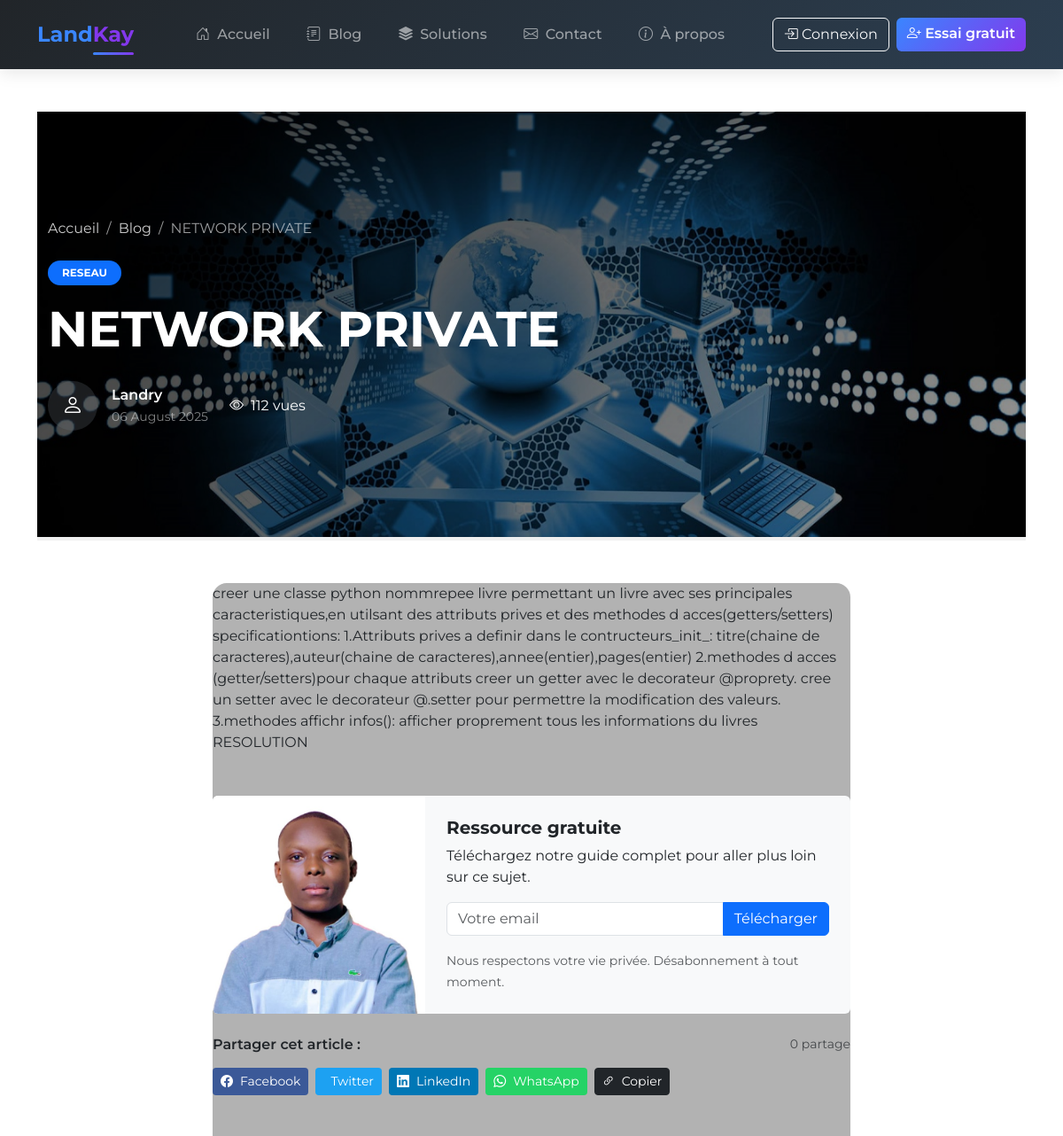
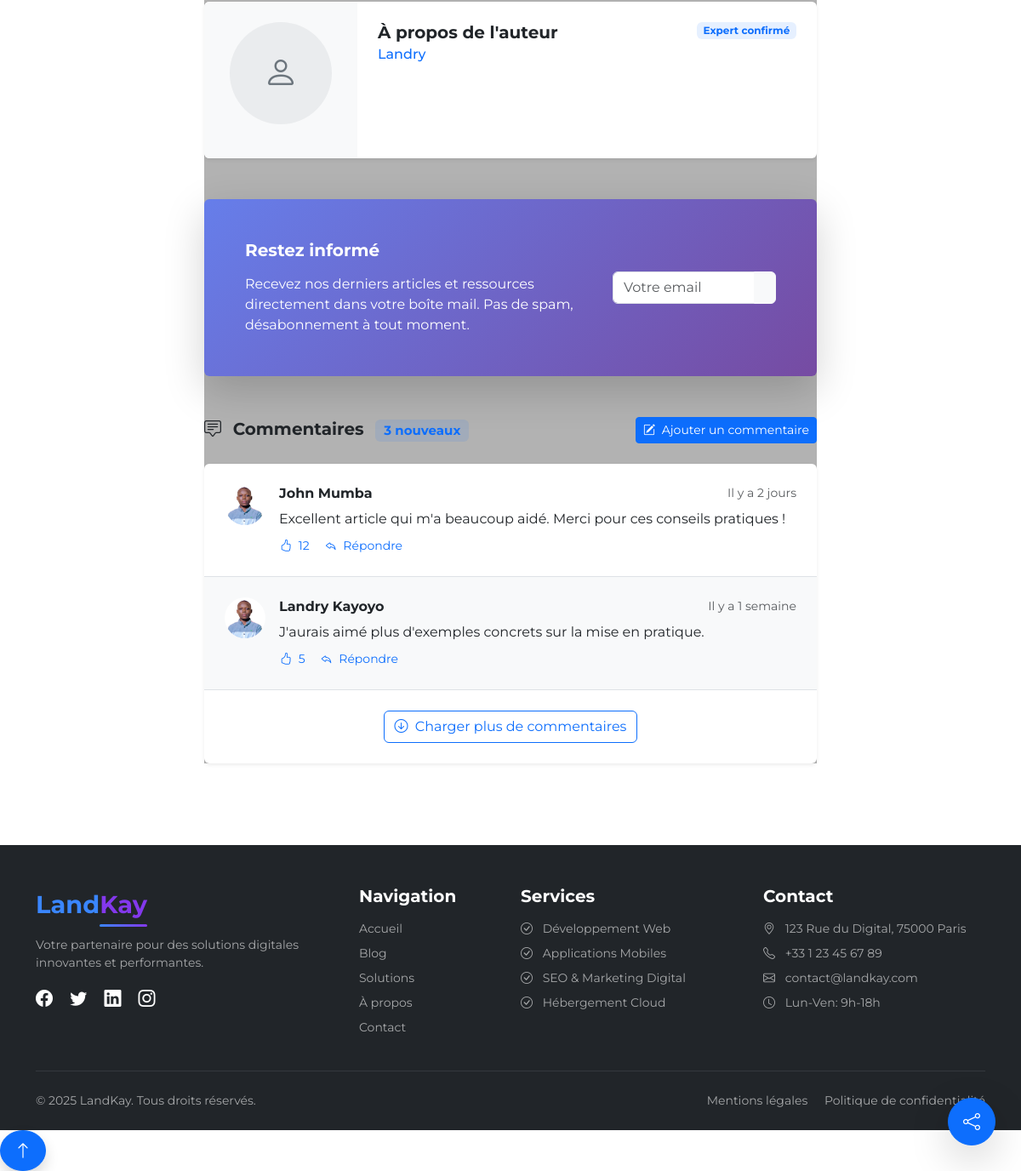
Page /article/13/network-private/ on the committed database (2 pictures, top to bottom).
### pages/models.py (models this page shows, shortened)
class Article(models.Model):
    titre = models.CharField(max_length=200)
    slug = models.SlugField(max_length=200, unique=True, blank=True)
    categorie = models.ForeignKey(Categorie, on_delete=models.SET_NULL, null=True, blank=True)
    image = models.ImageField(upload_to='articles/', blank=True, null=True)
    auteur = models.CharField(max_length=100)  # ✅ Champ manuel
    contenu = models.TextField()
    nombre_vues= models.PositiveSmallIntegerField(default=0)
    date_pub = models.DateTimeField(auto_now_add=True)
    def save(self, *args, **kwargs):
        if not self.slug:
            self.slug = slugify(self.titre)
        super().save(*args, **kwargs)

class Categorie(models.Model):
    nom = models.CharField(max_length=100, unique=True)

### pages/views.py (the view)
# urls.py: path('article/<int:id>/<slug:slug>/', views.article_detail, name='article_detail'),
def article_detail(request, id, slug):
    article = get_object_or_404(Article, id=id, slug=slug)
    article.nombre_vues +=1
    article.save()
    return render(request, 'pages/article_detail.html', {'article': article})

### pages/templates/pages/article_detail.html (shortened to what this page needs)
{% extends 'pages/base.html' %}
{% load static %}
{% block content %}
<div class="article-detail">
  <section class="article-hero bg-dark text-white position-relative overflow-hidden">
    {% if article.image %}
    <div class="parallax-bg position-absolute w-100 h-100"
         style="background-image: url('{{ article.image.url }}');"></div>
    <div class="parallax-overlay position-absolute w-100 h-100"></div>
    {% endif %}
    <div class="container position-relative py-5" style="z-index: 2;">
      <div class="row min-vh-40 align-items-center">
        <div class="col-lg-8">
          <nav aria-label="breadcrumb">
            <ol class="breadcrumb breadcrumb-light">
              <li class="breadcrumb-item"><a href="{% url 'home' %}">Accueil</a></li>
              <li class="breadcrumb-item"><a href="{% url 'blog' %}">Blog</a></li>
              <li class="breadcrumb-item active" aria-current="page">{{ article.titre|truncatechars:25 }}</li>
            </ol>
          </nav>
          <div class="article-header-content mt-4">
            {% if article.categorie %}
            <span class="badge bg-primary rounded-pill px-3 py-2 mb-3 d-inline-block">
              {{ article.categorie.nom }}
            </span>
            {% endif %}
            <h1 class="display-4 fw-bold mb-4">{{ article.titre }}</h1>
            <div class="article-meta d-flex flex-wrap align-items-center gap-4">
              <div class="d-flex align-items-center">
                {% if article.auteur.profile.image %}
                <img src="{{ article.auteur.profile.image.url }}"
                     alt="{{ article.auteur.username }}"
                     class="rounded-circle me-3"
                     width="56"
                     height="56">
                {% else %}
                <div class="rounded-circle bg-secondary bg-opacity-25 d-flex align-items-center justify-content-center me-3"
                     style="width: 56px; height: 56px;">
                  <i class="bi bi-person text-white fs-4"></i>
                </div>
                {% endif %}
                <div>
                  <span class="d-block fw-semibold">{{ article.auteur }}</span>
                  <small class="text-white-50">{{ article.date_pub|date:"d F Y" }}</small>
                </div>
              </div>
                <div class="d-flex align-items-center gap-2">
                  <i class="bi bi-eye"></i>
                  <span>{{ article.nombre_vues }} vue{{ article.nombre_vues|pluralize }}</span>
                </div>
              </div>
            </div>
          </div>
        </div>
      </div>
    </div>
  <div class="reading-progress-container">
  </div>
  <div class="container py-5">
    <div class="row justify-content-center">
      <main class="col-lg-8">
        <article class="article-content">
          <div class="article-body position-relative">
            {{ article.contenu|safe }}
            <div class="content-upgrade card border-0 bg-light mt-5 mb-4 overflow-hidden">
              <div class="row g-0">
                <div class="col-md-4 d-none d-md-block">
                  <img src="{% static 'images/profil.jpg' %}"
                       alt="Bonus offert"
                       class="img-fluid h-100 object-fit-cover">
                </div>
                <div class="col-md-8">
                  <div class="card-body p-4">
                    <h5 class="card-title fw-bold">Ressource gratuite</h5>
                    <p class="card-text">Téléchargez notre guide complet pour aller plus loin sur ce sujet.</p>
                    <form class="mt-3">
                      <div class="input-group mb-3">
                        <input type="email" class="form-control" placeholder="Votre email" required>
                        <button class="btn btn-primary" type="submit">Télécharger</button>
                      </div>
                      <small class="text-muted">Nous respectons votre vie privée. Désabonnement à tout moment.</small>
                    </form>
                  </div>
                </div>
              </div>
            </div>
          </div>
          <div class="article-share mb-5">
            <div class="d-flex justify-content-between align-items-center flex-wrap gap-3 mb-3">
              <h6 class="fw-semibold mb-0">Partager cet article :</h6>
              <small class="text-muted share-count">
                <span id="shareCount">0</span> partage{{ article.partages|pluralize }}
              </small>
            </div>
            <div class="d-flex flex-wrap gap-2 share-buttons">
              <a href="https://www.facebook.com/sharer/sharer.php?u={{ request.build_absolute_uri }}"
                 class="btn btn-sm btn-facebook d-flex align-items-center share-btn"
                 data-platform="facebook"
                 target="_blank">
                <i class="bi bi-facebook me-2"></i> Facebook
              </a>
              <a href="https://twitter.com/intent/tweet?url={{ request.build_absolute_uri }}&text={{ article.titre }}"
                 class="btn btn-sm btn-twitter d-flex align-items-center share-btn"
                 data-platform="twitter"
                 target="_blank">
                 Twitter
              </a>
              <a href="https://www.linkedin.com/shareArticle?mini=true&url={{ request.build_absolute_uri }}&title={{ article.titre }}"
                 class="btn btn-sm btn-linkedin d-flex align-items-center share-btn"
                 data-platform="linkedin"
                 target="_blank">
                <i class="bi bi-linkedin me-2"></i> LinkedIn
              </a>
              <a href="https://api.whatsapp.com/send?text={{ article.titre }}%20{{ request.build_absolute_uri }}"
                 class="btn btn-sm btn-whatsapp d-flex align-items-center share-btn"
                 data-platform="whatsapp"
                 target="_blank">
                <i class="bi bi-whatsapp me-2"></i> WhatsApp
              </a>
              <button class="btn btn-sm btn-dark d-flex align-items-center copy-link-btn hover-scale"
                      data-url="{{ request.build_absolute_uri }}"
                      title="Copier le lien">
                <i class="bi bi-link-45deg me-2"></i> Copier
              </button>
            </div>
          </div>
          <div class="article-author card border-0 shadow-sm mb-5 overflow-hidden hover-scale">
            <div class="row g-0">
              <div class="col-md-3 text-center bg-light p-4">
                {% if article.auteur.profile.image %}
                <img src="{{ article.auteur.profile.image.url }}"
                     alt="{{ article.auteur.username }}"
                     class="rounded-circle img-thumbnail w-100 mb-3"
                     style="max-width: 120px;">
                {% else %}
                <div class="rounded-circle bg-secondary bg-opacity-10 d-flex align-items-center justify-content-center mx-auto mb-3"
                     style="width: 120px; height: 120px;">
                  <i class="bi bi-person text-secondary fs-1"></i>
                </div>
                {% endif %}
              </div>
              <div class="col-md-9">
                <div class="card-body p-4">
                  <div class="d-flex justify-content-between align-items-start">
                    <div>
                      <h5 class="card-title fw-bold mb-1">À propos de l'auteur</h5>
                      <h6 class="text-primary mb-3">{{ article.auteur }}</h6>
                    </div>
                    <span class="badge bg-primary bg-opacity-10 text-primary">
                      Expert confirmé
                    </span>
                  </div>
                </div>
              </div>
            </div>
          </div>
          <div class="newsletter-card card bg-gradient-primary text-white border-0 shadow-lg mb-5 overflow-hidden">
            <div class="card-body p-4 p-lg-5">
              <div class="row align-items-center">
                <div class="col-lg-8 mb-4 mb-lg-0">
                  <h5 class="card-title fw-bold mb-3">Restez informé</h5>
                  <p class="card-text mb-0">
                    Recevez nos derniers articles et ressources directement dans votre boîte mail.
                    <span class="d-block d-lg-inline">Pas de spam, désabonnement à tout moment.</span>
                  </p>
                </div>
                <div class="col-lg-4">
                  <form class="newsletter-form">
                    <div class="input-group">
                      <input type="email" class="form-control" placeholder="Votre email" required>
                      <button class="btn btn-light text-dark" type="submit">
                      </button>
                    </div>
                  </form>
                </div>
              </div>
            </div>
          </div>
          <div class="article-comments">
            <div class="d-flex justify-content-between align-items-center mb-4">
              <h5 class="fw-bold mb-0">
                <i class="bi bi-chat-square-text me-2"></i> Commentaires
                <span class="badge bg-primary bg-opacity-10 text-primary ms-2">3 nouveaux</span>
              </h5>
              <button class="btn btn-sm btn-primary"
                      data-bs-toggle="collapse"
                      data-bs-target="#commentForm"
                      aria-expanded="false"
                      aria-controls="commentForm">
                <i class="bi bi-pencil-square me-1"></i> Ajouter un commentaire
              </button>
            </div>
            <div class="card border-0 shadow-sm">
              <div class="card-body p-0">
                <div class="comment-item border-bottom p-4">
                  <div class="d-flex">
                    <div class="flex-shrink-0 me-3">
                      <img src="{% static 'images/profil.jpg' %}"
                           alt="Avatar"
                           class="rounded-circle"
                           width="48"
                           height="48">
                    </div>
                    <div class="flex-grow-1">
                      <div class="d-flex justify-content-between align-items-center mb-2">
                        <h6 class="fw-bold mb-0">John Mumba</h6>
                        <small class="text-muted">Il y a 2 jours</small>
                      </div>
                      <p class="mb-2">Excellent article qui m'a beaucoup aidé. Merci pour ces conseils pratiques !</p>
                      <div class="d-flex align-items-center gap-3">
                        <button class="btn btn-sm btn-link text-decoration-none p-0">
                          <i class="bi bi-hand-thumbs-up me-1"></i> 12
                        </button>
                        <button class="btn btn-sm btn-link text-decoration-none p-0">
                          <i class="bi bi-reply me-1"></i> Répondre
                        </button>
                      </div>
                    </div>
                  </div>
                </div>
                <div class="comment-item border-bottom p-4 bg-light">
                  <div class="d-flex">
                    <div class="flex-shrink-0 me-3">
                      <img src="{% static 'images/profil.jpg' %}"
                           alt="Avatar"
                           class="rounded-circle"
                           width="48"
                           height="48">
                    </div>
                    <div class="flex-grow-1">
                      <div class="d-flex justify-content-between align-items-center mb-2">
                        <h6 class="fw-bold mb-0">Landry Kayoyo</h6>
                        <small class="text-muted">Il y a 1 semaine</small>
                      </div>
                      <p class="mb-2">J'aurais aimé plus d'exemples concrets sur la mise en pratique.</p>
                      <div class="d-flex align-items-center gap-3">
                        <button class="btn btn-sm btn-link text-decoration-none p-0">
                          <i class="bi bi-hand-thumbs-up me-1"></i> 5
                        </button>
                        <button class="btn btn-sm btn-link text-decoration-none p-0">
                          <i class="bi bi-reply me-1"></i> Répondre
                        </button>
                      </div>
                    </div>
                  </div>
                </div>
                <div class="text-center p-4">
                  <button class="btn btn-outline-primary">
                    <i class="bi bi-arrow-down-circle me-1"></i> Charger plus de commentaires
                  </button>
                </div>
              </div>
            </div>
          </div>
        </article>
      </main>
    </div>
  </div>
<div class="fab-container">
  <button class="fab-btn btn btn-primary rounded-circle shadow-lg" id="fabButton">
    <i class="bi bi-share"></i>
  </button>
</div>
<link rel="stylesheet" href="https://cdn.jsdelivr.net/npm/swiper@9/swiper-bundle.min.css">
{% endblock %}

### static/css/style.css (style rules this page uses)
.article-content { background: rgba(0, 0, 0, 0.3); border-top-left-radius: 1rem; border-top-right-radius: 1rem; z-index: 2; }
.container.position-relative { overflow: hidden; }

### pages/templates/pages/base.html (style rules this page uses)
:root { --primary-color: #3a86ff; --secondary-color: #8338ec; --dark-color: #212529; --light-color: #f8f9fa; }
body { font-family: 'Montserrat', sans-serif; color: var(--dark-color); }

### pages/templates/pages/article_detail.html (style rules this page uses)
.article-hero { min-height: 60vh; display: flex; align-items: center; background-color: #212529; }
.parallax-bg { background-position: center; background-size: cover; background-repeat: no-repeat; transform: translateZ(0); will-change: transform; }
.parallax-overlay { background: linear-gradient(135deg, rgba(0,0,0,0.8) 0%, rgba(0,0,0,0.4) 100%); }
.breadcrumb-light .breadcrumb-item + .breadcrumb-item::before { color: rgba(255,255,255,0.6); }
.breadcrumb-light .breadcrumb-item a { color: rgba(255,255,255,0.8); text-decoration: none; }
.breadcrumb-light .breadcrumb-item.active { color: rgba(255,255,255,0.6); }
.reading-progress-container { height: 4px; background-color: #f0f0f0; position: sticky; top: 0; z-index: 1030; }
.content-upgrade { border-left: 4px solid var(--bs-primary); }
.btn-facebook { background-color: #3b5998; color: white; }
.btn-twitter { background-color: #1DA1F2; color: white; }
.btn-linkedin { background-color: #0077B5; color: white; }
.btn-whatsapp { background-color: #25D366; color: white; }
.bg-gradient-primary { background: linear-gradient(135deg, #667eea 0%, #764ba2 100%); }
.fab-container { position: fixed; bottom: 30px; right: 30px; z-index: 1000; }
.fab-btn { width: 56px; height: 56px; display: flex; align-items: center; justify-content: center; font-size: 1.25rem; transition: all 0.3s ease; }
.hover-scale { transition: transform 0.3s ease; }

### rows in the picture
Article: image (picture), titre "NETWORK PRIVATE", categorie.nom "RESEAU", auteur "Landry", date_pub "06 August 2025", nombre_vues "112", contenu "creer une classe python nommrepee livre permettant un livre avec ses principales caracteristiques,en utilsant des attributs prives et des methodes d acces(getters/setters) specificationtions: 1.Attributs prives a definir dans le contructeurs_init_: titre(chaine de caracteres),auteur(chaine de caracteres),annee(entier),pages(entier) 2.methodes d acces (getter/setters)pour chaque attributs creer un getter avec le decorateur @proprety. cree un setter avec le decorateur @ .setter pour permettre la modification des valeurs. 3.methodes affichr infos(): afficher proprement tous les informations du livres RESOLUTION"
